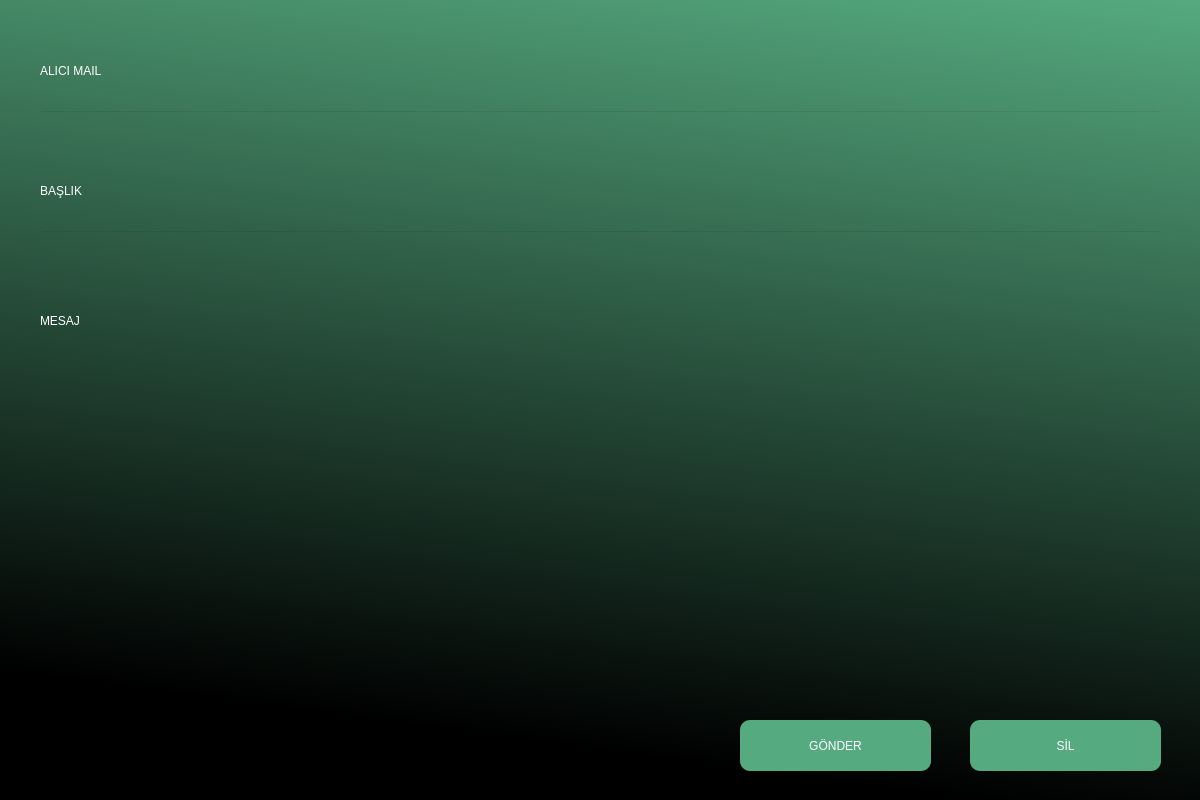
<?xml version="1.0" encoding="UTF-8"?>
<ui version="4.0">
 <class>Dialog</class>
 <widget class="QDialog" name="Dialog">
  <property name="geometry">
   <rect>
    <x>0</x>
    <y>0</y>
    <width>1200</width>
    <height>800</height>
   </rect>
  </property>
  <property name="windowTitle">
   <string>Dialog</string>
  </property>
  <widget class="QWidget" name="widget" native="true">
   <property name="geometry">
    <rect>
     <x>0</x>
     <y>0</y>
     <width>1200</width>
     <height>800</height>
    </rect>
   </property>
   <property name="styleSheet">
    <string notr="true">QWidget#widget{
background-color:qlineargradient(spread:pad, x1:0.795776, y1:1, x2:1, y2:0, stop:0 rgba(0, 0, 0, 255), stop:1 rgba(85, 170, 127, 255));
}</string>
   </property>
   <widget class="QPushButton" name="pushButton">
    <property name="geometry">
     <rect>
      <x>740</x>
      <y>720</y>
      <width>191</width>
      <height>51</height>
     </rect>
    </property>
    <property name="styleSheet">
     <string notr="true">font: 22pt &quot;MS Sans Serif&quot;;
color:rgb(255, 255, 255);
border-radius:10px;
background-color:rgb(85, 170, 127)</string>
    </property>
    <property name="text">
     <string>GÖNDER</string>
    </property>
   </widget>
   <widget class="QPushButton" name="pushButton_2">
    <property name="geometry">
     <rect>
      <x>970</x>
      <y>720</y>
      <width>191</width>
      <height>51</height>
     </rect>
    </property>
    <property name="styleSheet">
     <string notr="true">font: 22pt &quot;MS Sans Serif&quot;;
color:rgb(255, 255, 255);
border-radius:10px;
background-color:rgb(85, 170, 127)</string>
    </property>
    <property name="text">
     <string>SİL</string>
    </property>
   </widget>
   <widget class="QLabel" name="label">
    <property name="geometry">
     <rect>
      <x>40</x>
      <y>170</y>
      <width>131</width>
      <height>41</height>
     </rect>
    </property>
    <property name="styleSheet">
     <string notr="true">font: 18pt &quot;MS Shell Dlg 2&quot;;
color:rgb(255, 255, 255)</string>
    </property>
    <property name="text">
     <string>BAŞLIK</string>
    </property>
   </widget>
   <widget class="QLabel" name="label_2">
    <property name="geometry">
     <rect>
      <x>40</x>
      <y>300</y>
      <width>131</width>
      <height>41</height>
     </rect>
    </property>
    <property name="styleSheet">
     <string notr="true">font: 18pt &quot;MS Shell Dlg 2&quot;;
color:rgb(255, 255, 255)</string>
    </property>
    <property name="text">
     <string>MESAJ</string>
    </property>
   </widget>
   <widget class="QLineEdit" name="lineEdit">
    <property name="geometry">
     <rect>
      <x>40</x>
      <y>230</y>
      <width>1121</width>
      <height>51</height>
     </rect>
    </property>
    <property name="styleSheet">
     <string notr="true">background-color:rgba(0,0,0,0);
color:rgb(255, 255, 255);
font: 16pt &quot;MS Shell Dlg 2&quot;;</string>
    </property>
   </widget>
   <widget class="QTextEdit" name="textEdit">
    <property name="geometry">
     <rect>
      <x>40</x>
      <y>370</y>
      <width>1121</width>
      <height>321</height>
     </rect>
    </property>
    <property name="styleSheet">
     <string notr="true">background-color:rgba(0,0,0,0);
color:rgb(255, 255, 255);
font: 16pt &quot;MS Shell Dlg 2&quot;;</string>
    </property>
   </widget>
   <widget class="QLabel" name="label_3">
    <property name="geometry">
     <rect>
      <x>40</x>
      <y>50</y>
      <width>201</width>
      <height>41</height>
     </rect>
    </property>
    <property name="styleSheet">
     <string notr="true">font: 18pt &quot;MS Shell Dlg 2&quot;;
color:rgb(255, 255, 255)</string>
    </property>
    <property name="text">
     <string>ALICI MAIL</string>
    </property>
   </widget>
   <widget class="QLineEdit" name="lineEdit_2">
    <property name="geometry">
     <rect>
      <x>40</x>
      <y>110</y>
      <width>1121</width>
      <height>51</height>
     </rect>
    </property>
    <property name="styleSheet">
     <string notr="true">background-color:rgba(0,0,0,0);
color:rgb(255, 255, 255);
font: 16pt &quot;MS Shell Dlg 2&quot;;</string>
    </property>
   </widget>
   <widget class="QLabel" name="label_4">
    <property name="geometry">
     <rect>
      <x>40</x>
      <y>720</y>
      <width>571</width>
      <height>41</height>
     </rect>
    </property>
    <property name="styleSheet">
     <string notr="true">font: 18pt &quot;MS Shell Dlg 2&quot;;
color:rgb(255, 0, 4)</string>
    </property>
    <property name="text">
     <string/>
    </property>
   </widget>
  </widget>
 </widget>
 <resources/>
 <connections/>
</ui>
